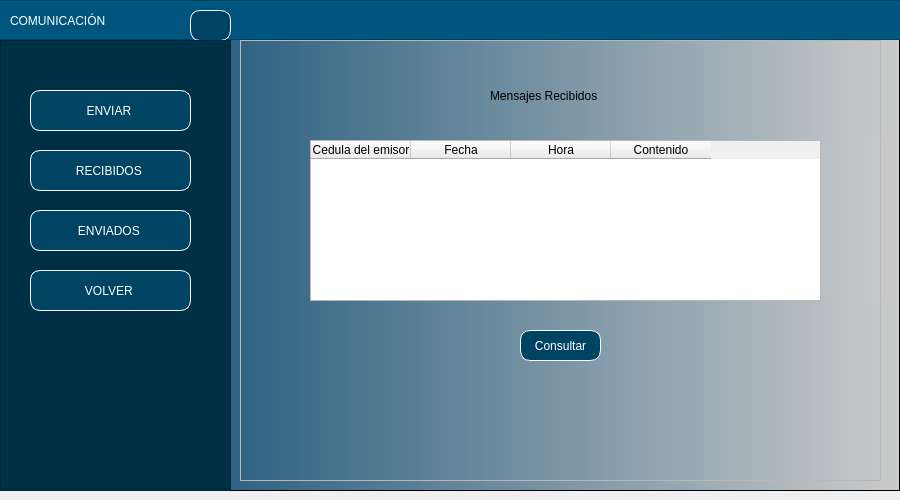
<?xml version="1.0" encoding="UTF-8"?>
<ui version="4.0">
 <class>MainWindow</class>
 <widget class="QMainWindow" name="MainWindow">
  <property name="geometry">
   <rect>
    <x>0</x>
    <y>0</y>
    <width>900</width>
    <height>500</height>
   </rect>
  </property>
  <property name="minimumSize">
   <size>
    <width>900</width>
    <height>500</height>
   </size>
  </property>
  <property name="maximumSize">
   <size>
    <width>900</width>
    <height>16777215</height>
   </size>
  </property>
  <property name="windowTitle">
   <string>MainWindow</string>
  </property>
  <widget class="QWidget" name="centralwidget">
   <layout class="QHBoxLayout" name="horizontalLayout" stretch="0">
    <property name="leftMargin">
     <number>0</number>
    </property>
    <property name="topMargin">
     <number>0</number>
    </property>
    <property name="rightMargin">
     <number>0</number>
    </property>
    <item>
     <widget class="QFrame" name="framefondo">
      <property name="styleSheet">
       <string notr="true">QWidget#framefondo{
background-color: qlineargradient(spread:pad, x1:0, y1:0, x2:1, y2:0, stop:0.039548 rgba(0, 67, 109, 255), stop:1 rgba(203, 203, 203, 255));}</string>
      </property>
      <property name="frameShape">
       <enum>QFrame::StyledPanel</enum>
      </property>
      <property name="frameShadow">
       <enum>QFrame::Raised</enum>
      </property>
      <widget class="QFrame" name="frame_superior">
       <property name="geometry">
        <rect>
         <x>-10</x>
         <y>0</y>
         <width>911</width>
         <height>40</height>
        </rect>
       </property>
       <property name="maximumSize">
        <size>
         <width>16777215</width>
         <height>40</height>
        </size>
       </property>
       <property name="styleSheet">
        <string notr="true">background-color: rgb(0, 85, 127);</string>
       </property>
       <property name="frameShape">
        <enum>QFrame::StyledPanel</enum>
       </property>
       <property name="frameShadow">
        <enum>QFrame::Raised</enum>
       </property>
       <widget class="QLabel" name="label">
        <property name="geometry">
         <rect>
          <x>20</x>
          <y>10</y>
          <width>181</width>
          <height>21</height>
         </rect>
        </property>
        <property name="styleSheet">
         <string notr="true">font: 16pt &quot;Arial&quot;;
color: white;</string>
        </property>
        <property name="text">
         <string>COMUNICACIÓN</string>
        </property>
       </widget>
       <widget class="QPushButton" name="btnMenu">
        <property name="geometry">
         <rect>
          <x>200</x>
          <y>10</y>
          <width>41</width>
          <height>31</height>
         </rect>
        </property>
        <property name="styleSheet">
         <string notr="true">QPushButton{
font: 87 9pt &quot;Arial&quot;;
background-color: rgb(0, 68, 100);
color:white;
border:1px solid white;
border-radius: 10px;
}


QPushButton:hover {
background-color:qlineargradient(spread:pad, x1:0, y1:0, x2:1, y2:0, stop:0.039548 rgba(0, 67, 109, 255), stop:1 rgba(203, 203, 203, 255))
}</string>
        </property>
        <property name="text">
         <string/>
        </property>
        <property name="icon">
         <iconset>
          <normaloff>Imagenes/menu.png</normaloff>Imagenes/menu.png</iconset>
        </property>
       </widget>
      </widget>
      <widget class="QFrame" name="frameBotones">
       <property name="geometry">
        <rect>
         <x>0</x>
         <y>40</y>
         <width>231</width>
         <height>451</height>
        </rect>
       </property>
       <property name="styleSheet">
        <string notr="true">QFrame{
background-color: rgb(0, 48, 70)
}


QPushButton{
font: 87 9pt &quot;Arial&quot;;
background-color: rgb(0, 68, 100);
color:white;
border:1px solid white;
border-radius: 10px;
}


QPushButton:hover {
background-color:qlineargradient(spread:pad, x1:0, y1:0, x2:1, y2:0, stop:0.039548 rgba(0, 67, 109, 255), stop:1 rgba(203, 203, 203, 255))
}</string>
       </property>
       <property name="frameShape">
        <enum>QFrame::StyledPanel</enum>
       </property>
       <property name="frameShadow">
        <enum>QFrame::Raised</enum>
       </property>
       <widget class="QPushButton" name="btnRecibidos">
        <property name="geometry">
         <rect>
          <x>30</x>
          <y>110</y>
          <width>161</width>
          <height>41</height>
         </rect>
        </property>
        <property name="layoutDirection">
         <enum>Qt::RightToLeft</enum>
        </property>
        <property name="styleSheet">
         <string notr="true"/>
        </property>
        <property name="text">
         <string>RECIBIDOS </string>
        </property>
        <property name="icon">
         <iconset>
          <normaloff>Imagenes/recibidos.png</normaloff>Imagenes/recibidos.png</iconset>
        </property>
       </widget>
       <widget class="QPushButton" name="btnEnviados">
        <property name="geometry">
         <rect>
          <x>30</x>
          <y>170</y>
          <width>161</width>
          <height>41</height>
         </rect>
        </property>
        <property name="layoutDirection">
         <enum>Qt::RightToLeft</enum>
        </property>
        <property name="styleSheet">
         <string notr="true"/>
        </property>
        <property name="text">
         <string>ENVIADOS </string>
        </property>
        <property name="icon">
         <iconset>
          <normaloff>Imagenes/enviados.png</normaloff>Imagenes/enviados.png</iconset>
        </property>
       </widget>
       <widget class="QPushButton" name="btnVolver">
        <property name="geometry">
         <rect>
          <x>30</x>
          <y>230</y>
          <width>161</width>
          <height>41</height>
         </rect>
        </property>
        <property name="layoutDirection">
         <enum>Qt::RightToLeft</enum>
        </property>
        <property name="styleSheet">
         <string notr="true"/>
        </property>
        <property name="text">
         <string>VOLVER </string>
        </property>
        <property name="icon">
         <iconset>
          <normaloff>Imagenes/volver.png</normaloff>Imagenes/volver.png</iconset>
        </property>
       </widget>
       <widget class="QPushButton" name="btnEnviar_2">
        <property name="geometry">
         <rect>
          <x>30</x>
          <y>50</y>
          <width>161</width>
          <height>41</height>
         </rect>
        </property>
        <property name="layoutDirection">
         <enum>Qt::RightToLeft</enum>
        </property>
        <property name="text">
         <string>ENVIAR </string>
        </property>
        <property name="icon">
         <iconset>
          <normaloff>Imagenes/enviar.png</normaloff>Imagenes/enviar.png</iconset>
        </property>
       </widget>
      </widget>
      <widget class="QFrame" name="framePaginas">
       <property name="geometry">
        <rect>
         <x>240</x>
         <y>40</y>
         <width>641</width>
         <height>441</height>
        </rect>
       </property>
       <property name="frameShape">
        <enum>QFrame::StyledPanel</enum>
       </property>
       <property name="frameShadow">
        <enum>QFrame::Raised</enum>
       </property>
       <widget class="QStackedWidget" name="stackedWidget">
        <property name="geometry">
         <rect>
          <x>0</x>
          <y>0</y>
          <width>681</width>
          <height>451</height>
         </rect>
        </property>
        <property name="currentIndex">
         <number>0</number>
        </property>
        <widget class="QWidget" name="pageVisulizar">
         <widget class="QLabel" name="label_7">
          <property name="geometry">
           <rect>
            <x>250</x>
            <y>40</y>
            <width>231</width>
            <height>31</height>
           </rect>
          </property>
          <property name="styleSheet">
           <string notr="true">font: 11pt &quot;Arial&quot;;</string>
          </property>
          <property name="text">
           <string>Mensajes Recibidos</string>
          </property>
         </widget>
         <widget class="QPushButton" name="btnConsultar">
          <property name="geometry">
           <rect>
            <x>280</x>
            <y>290</y>
            <width>81</width>
            <height>31</height>
           </rect>
          </property>
          <property name="styleSheet">
           <string notr="true">QPushButton{
font: 87 9pt &quot;Arial&quot;;
background-color: rgb(0, 68, 100);
color:white;
border:1px solid white;
border-radius: 10px;
}


QPushButton:hover {
background-color:rgb(0, 101, 148);
}</string>
          </property>
          <property name="text">
           <string>Consultar</string>
          </property>
         </widget>
         <widget class="QTableWidget" name="tableMjsRecibidos">
          <property name="geometry">
           <rect>
            <x>70</x>
            <y>100</y>
            <width>511</width>
            <height>161</height>
           </rect>
          </property>
          <column>
           <property name="text">
            <string>Cedula del emisor</string>
           </property>
          </column>
          <column>
           <property name="text">
            <string>Fecha</string>
           </property>
          </column>
          <column>
           <property name="text">
            <string>Hora</string>
           </property>
          </column>
          <column>
           <property name="text">
            <string>Contenido</string>
           </property>
          </column>
         </widget>
        </widget>
       </widget>
      </widget>
     </widget>
    </item>
   </layout>
  </widget>
 </widget>
 <resources/>
 <connections/>
</ui>
